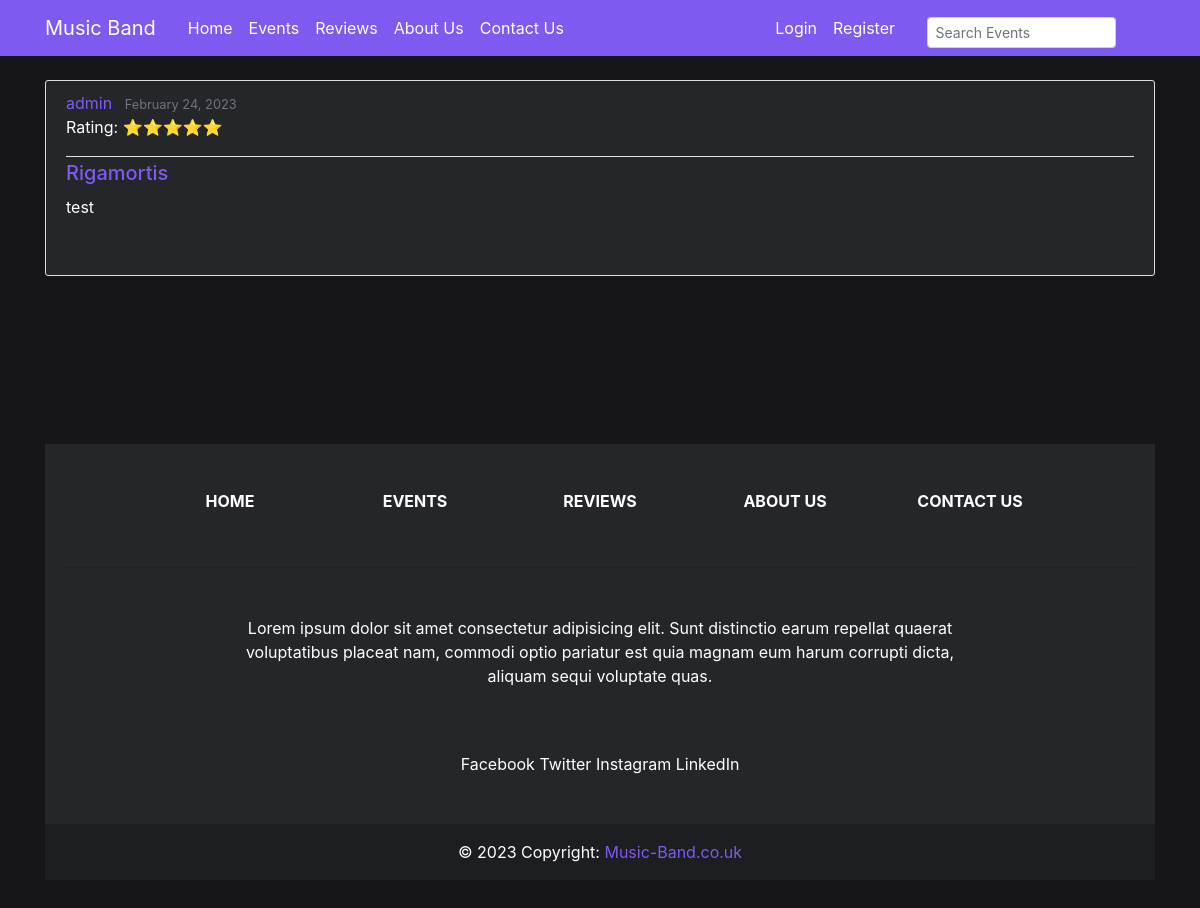
The app's page /reviews/87/ with its own data.
### events/models.py (models this page shows, shortened)
class Review(models.Model):
    author = models.CharField(max_length=100)
    event_rating = models.PositiveSmallIntegerField(validators=[MinValueValidator(0), MaxValueValidator(5)]) # event rating is a positive small integer field
    content = models.TextField()
    date_posted = models.DateTimeField(auto_now_add=True)
    event = models.ForeignKey(Event, on_delete=models.CASCADE)
    user = models.ForeignKey(settings.AUTH_USER_MODEL, on_delete=models.CASCADE, null=True)

class Event(models.Model):
    name = models.CharField(max_length=100)
    event_type = models.CharField(max_length=50)
    location = models.CharField(max_length=100)
    date = models.DateTimeField()
    description = models.TextField()
    photo = models.ImageField(upload_to='imgs')
    def __str__(self): # this method is used to return the name of the event when it is called which is used in the admin backend
        return self.name

### events/views.py (the view)
# urls.py: path('reviews/<int:pk>/', ReviewDetailView.as_view(), name='review-detail'),
class ReviewDetailView(DetailView): # This view is used to display the details of a single review
    model = Review # Tells the view which model to query

### events/templatetags/rating_stars.py (called while the page is built)
@register.filter
def stars(value):
    full_stars = int(value)
    empty_stars = 5 - full_stars
    return '⭐' * full_stars + '☆' * empty_stars

### events/templates/events/review_detail.html (shortened to what this page needs)
{% extends "events/base.html" %}
{% load rating_stars %}
{% block content %}
    <article class="media content-section">
        <div class="media-body">
            <div class="article-metadata">
                <a class="mr-2" style="color: #7f5af0;" href="{% url 'user-reviews' review.author %}">{{ object.author }}</a>
                <small class="text-muted">{{ object.date_posted|date:"F d, Y" }}</small>
                <p class="review-card-rating">Rating: {{ object.event_rating|stars }}</p>
            </div>
            <h2 class="event-card-title">{{ object.event}}</h2>
            <p class="article-content">{{ object.content }}</p>
        </div>
    </article>
{% endblock content %}

### events/static/events/main.css (style rules this page uses)
body { background: #16161a; color: #333333; margin-top: 5rem; }
h1, h2, h3, h4, h5, h6 { color: #fffffe; }
p { color: #fffffe; }
.content-section { background: #242629; padding: 10px 20px; border: 1px solid #dddddd; border-radius: 3px; margin-bottom: 20px; padding-bottom: 40px; }
.article-content { white-space: pre-line; }
.article-metadata { padding-bottom: 1px; margin-bottom: 4px; border-bottom: 1px solid #e3e3e3 }
.event-card-title { font-size: 20px; margin-bottom: 10px; color: #7f5af0; }

### records on screen
Review: author "admin", date_posted "February 24, 2023", event_rating|stars "⭐⭐⭐⭐⭐", event "Rigamortis", content "test"
